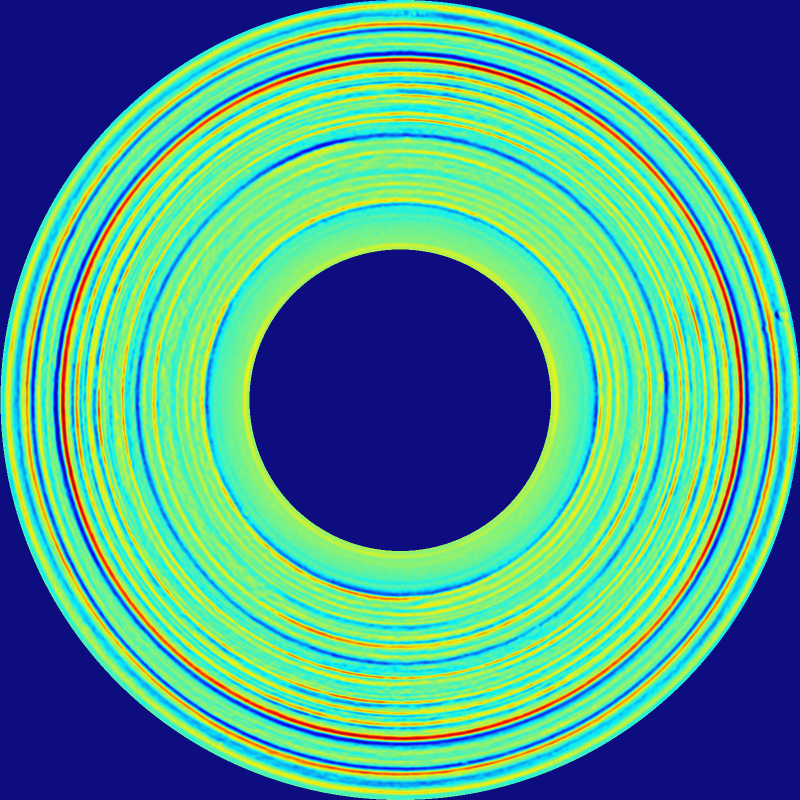
#> input picture experiments/dynamic_fusion/v2/branch_cache_queue/reference_views/v2_btad_s0_k1_branch_cache_v1/images/01/01-ok-0150/contrast_090.png, 1600 x 1600 px (shown at 1/2 size)
$ python -i spectral.py   (imports and definitions only)
#> lines starting #> are read from the running program, lines starting #| are printed output that depends on the picture
"""Spectral descriptors for D1 / route J (SF-NM) — numpy/pywt only.

A fixed, parameter-free two-scale stationary-wavelet descriptor is computed per
DINO patch over luminance + two opponent-colour channels. Each patch of a
448x448 input covers a 14x14 window of 448-grid coefficients, so the descriptor
lives on the same 32x32 grid as the A1 fused features.

Descriptor channels (<= 32, fixed):
  18 = log-energy of {LH,HL,HH} x {scale1, scale2} x {lum, opp1, opp2}
   4 = log direction ratio per scale on luminance: log(EH/EV), log(ED/(EH+EV+ED)+eps)
   2 = adjacent-energy drop: per scale, log of (central window mean / 3x3-neighbour mean)
  => 24 dims total.  Only luminance enters the ratios; all bands per patch.

Scores are produced by robustly normalising against normal reference patches and
a FAISS 1-NN spectral memory — the same protocol as A1 but on the spectral
descriptor. CTRL-* variants (documented in task book 14 section 3.3) are exposed
for later route-J gating; D1 uses the full descriptor only.
"""

from __future__ import annotations

import sys
from pathlib import Path

import numpy as np

ROOT = Path(__file__).resolve().parents[3]
# [3 lines not run here, left out]


def rgb_to_channels(image: np.ndarray) -> np.ndarray:
    """RGB uint8 [H,W,3] -> float channels [C,H,W], C=3.

    luma = 0.299R+0.587G+0.114B; opp1 = R-G; opp2 = (R+G)/2 - B.
    """
    f = image.astype(np.float64)
    lum = 0.299 * f[..., 0] + 0.587 * f[..., 1] + 0.114 * f[..., 2]
    opp1 = f[..., 0] - f[..., 1]
    opp2 = 0.5 * (f[..., 0] + f[..., 1]) - f[..., 2]
    return np.stack([lum, opp1, opp2], axis=0)


def _haar_swt_bands(channel: np.ndarray, n_scales: int = 2) -> list:
    """Stationary (undecimated) Haar decomposition bands per scale.

    Returns [(cH, cV, cD) x n_scales]; pywt.swt2 keeps every array at the input
    size, so per-patch windowing is straightforward.
    """
    import pywt
    out = []
    coeffs = pywt.swt2(channel, "haar", level=n_scales)  # list len n_scales
    for k in range(n_scales):
        (_, detail) = coeffs[k]
        out.append(tuple(np.asarray(b, dtype=np.float64) for b in detail))
    return out


def swt_descriptor(
    image: np.ndarray, n_scales: int = 2,
    grid: tuple[int, int] = (32, 32), window_px: int = 14,
) -> np.ndarray:
    """Fixed spectral descriptor for one square RGB image.

    Returns [H, W, 24] on `grid` (default the DINO 32x32 grid).
    """
    h, w = image.shape[:2]
    assert h == w and h % window_px == 0, f"expected square multiple of {window_px}, got {h}x{w}"
    ch = rgb_to_channels(image)
    gh, gw = grid
    bands = []
    for c in range(ch.shape[0]):
        bands.append(_haar_swt_bands(ch[c], n_scales))
    # per-band 2D log-energy via uniform_filter over the window
    from scipy.ndimage import uniform_filter

    hw = window_px
    feats = []
    # 1) log-energy per (channel, scale, band)
    for c in range(ch.shape[0]):
        for s in range(n_scales):
            for b in range(3):
                coef = bands[c][s][b]
                e = uniform_filter(coef * coef, size=hw, mode="reflect")
                feats.append(np.log(1e-8 + e))
    # 2) luminance direction ratios per scale
    lum_bands = bands[0]
    for s in range(n_scales):
        eh = uniform_filter(lum_bands[s][0] * lum_bands[s][0], size=hw, mode="reflect")
        ev = uniform_filter(lum_bands[s][1] * lum_bands[s][1], size=hw, mode="reflect")
        ed = uniform_filter(lum_bands[s][2] * lum_bands[s][2], size=hw, mode="reflect")
        feats.append(np.log(1e-8 + eh) - np.log(1e-8 + ev))
        feats.append(np.log(1e-8 + ed) - np.log(1e-8 + eh + ev))
    # 3) luminance adjacent-energy drop per scale (centre vs 3x3-window neighbour mean)
    for s in range(n_scales):
        tot = sum(uniform_filter(lum_bands[s][b] * lum_bands[s][b], size=hw, mode="reflect")
                  for b in range(3))
        centre = tot
        neigh = uniform_filter(tot, size=3 * hw, mode="reflect")
        feats.append(np.log(1e-8 + centre) - np.log(1e-8 + neigh))
    desc = np.stack(feats, axis=-1)  # [448,448,24]
    # downsample each channel grid by window_px via block mean
    gh_, gw_ = gh, gw
    if desc.shape[0] == h:
        desc = desc.reshape(gh_, window_px, gw_, window_px, -1).mean(axis=(1, 3))
    return desc.astype(np.float32)


def spectral_scores(
    desc_ref: np.ndarray,   # (S, H, W, D) reference descriptors
    desc_query: np.ndarray, # (N, H, W, D) query descriptors
    robust: bool = True,
) -> np.ndarray:
    """1-NN L2 distance from each query patch to the robustly normalised
    spectral memory; higher = more anomalous."""
    import faiss

    d = desc_ref.shape[-1]
    r = desc_ref.reshape(-1, d).astype(np.float32)
    q = desc_query.reshape(-1, d).astype(np.float32)
    if robust:
        med = np.median(r, axis=0, keepdims=True)
        mad = np.median(np.abs(r - med), axis=0, keepdims=True) + 1e-6
        r = (r - med) / mad
        q = (q - med) / mad
    r = np.ascontiguousarray(r, dtype=np.float32)
    q = np.ascontiguousarray(q, dtype=np.float32)
    faiss.normalize_L2(r)
    faiss.normalize_L2(q)
    index = faiss.IndexFlatL2(r.shape[1])
    index.add(r)
    dists, _ = index.search(q, k=1)
    n, h, w = desc_query.shape[:3]
    return (dists[:, 0] / 2.0).astype(np.float32).reshape(n, h, w)


def spectral_descriptor_image(image_rgb: np.ndarray) -> np.ndarray:
    """Convenience: resize any RGB image to 448 square then descriptor [32,32,24]."""
    import cv2

    im = cv2.resize(image_rgb, (448, 448), interpolation=cv2.INTER_LINEAR)
    return swt_descriptor(im)

>>> import cv2
>>> picture = cv2.imread('../../../experiments/dynamic_fusion/v2/branch_cache_queue/reference_views/v2_btad_s0_k1_branch_cache_v1/images/01/01-ok-0150/contrast_090.png')
#> picture is the input picture: shape (1600, 1600, 3); mean B, G, R 140.6, 155.5, 77.3
>>> result = spectral_descriptor_image(picture)
#> in rgb_to_channels, `lum = 0.299 * f[..., 0] + 0.587 * f[..., 1] + 0.114 * f[..., 2]`:
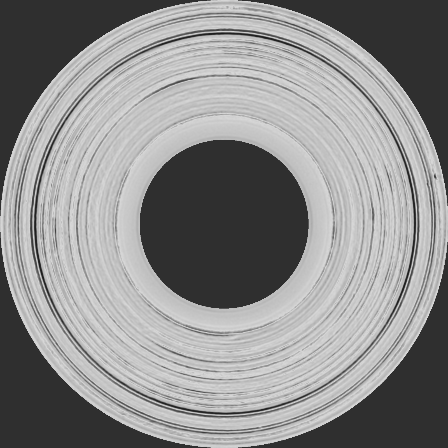
#> lum: shape (448, 448) float64; min 26.79, max 215.8, mean 142.1
#> in rgb_to_channels, `opp1 = f[..., 0] - f[..., 1]`:
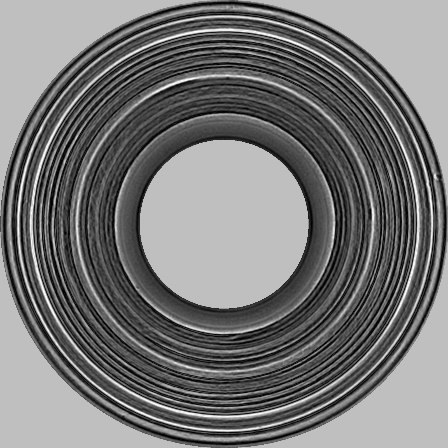
#> opp1: shape (448, 448) float64; min -228, max 229, mean -14.9; drawn with min black and max white
#> in rgb_to_channels, `opp2 = 0.5 * (f[..., 0] + f[..., 1]) - f[..., 2]`:
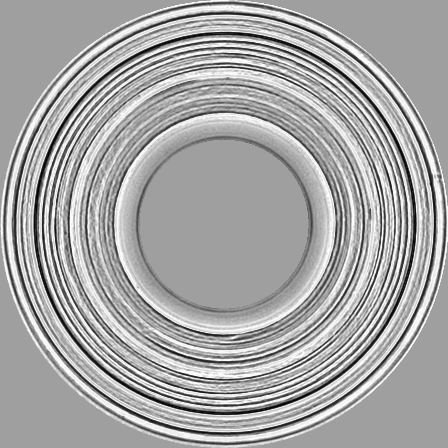
#> opp2: shape (448, 448) float64; min -229, max 228, mean 70.7; drawn with min black and max white
#> after the loop in swt_descriptor, `for c in range(ch.shape[0]):`: bands = 3 items
#> after the loop in swt_descriptor, `for c in range(ch.shape[0]):`: feats = 18 items
#> in swt_descriptor, `lum_bands = bands[0]`: lum_bands = 2 items
#> the loop in swt_descriptor, `for s in range(n_scales):` made 2 passes
#> pass 1, in swt_descriptor, `ed = uniform_filter(lum_bands[s][2] * lum_bands[s][2], size=hw, mode="..`:
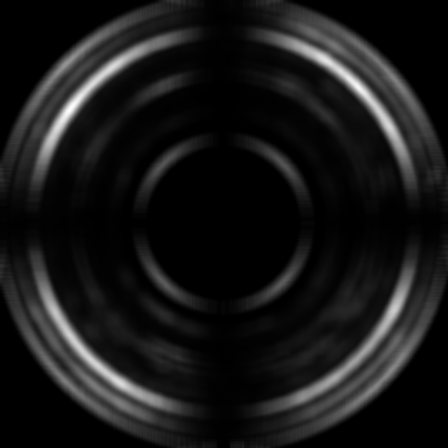
#> ed: shape (448, 448) float64; min -3.47e-12, max 6142.2, mean 581.5; drawn with min black and max white
#> pass 2, in swt_descriptor, `eh = uniform_filter(lum_bands[s][0] * lum_bands[s][0], size=hw, mode="..`:
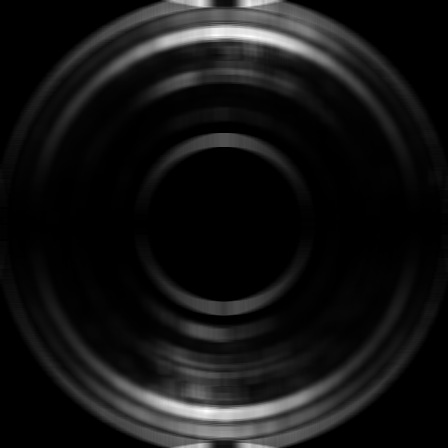
#> eh: shape (448, 448) float64; min -5.1e-12, max 4327.5, mean 345.9; drawn with min black and max white
#> after the loop in swt_descriptor, `for s in range(n_scales):`: feats = 22 items
#> the loop in swt_descriptor, `for s in range(n_scales):` made 2 passes
#> pass 1, in swt_descriptor, `tot = sum(uniform_filter(lum_bands[s][b] * lum_bands[s][b], size=hw, m..`:
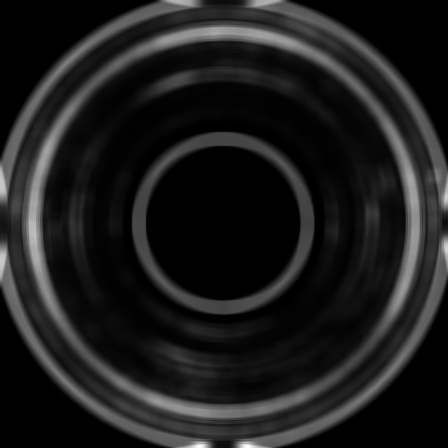
#> tot: shape (448, 448) float64; min -2.1e-11, max 29660.4, mean 3416.9; drawn with min black and max white
#> pass 2, in swt_descriptor, `neigh = uniform_filter(tot, size=3 * hw, mode="reflect")`:
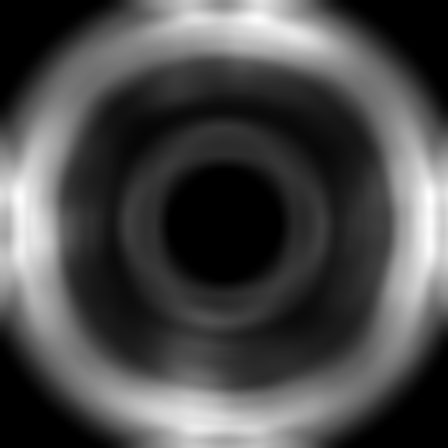
#> neigh: shape (448, 448) float64; min -2.71e-12, max 2655.3, mean 778.5; drawn with min black and max white
#> after the loop in swt_descriptor, `for s in range(n_scales):`: feats = 24 items
